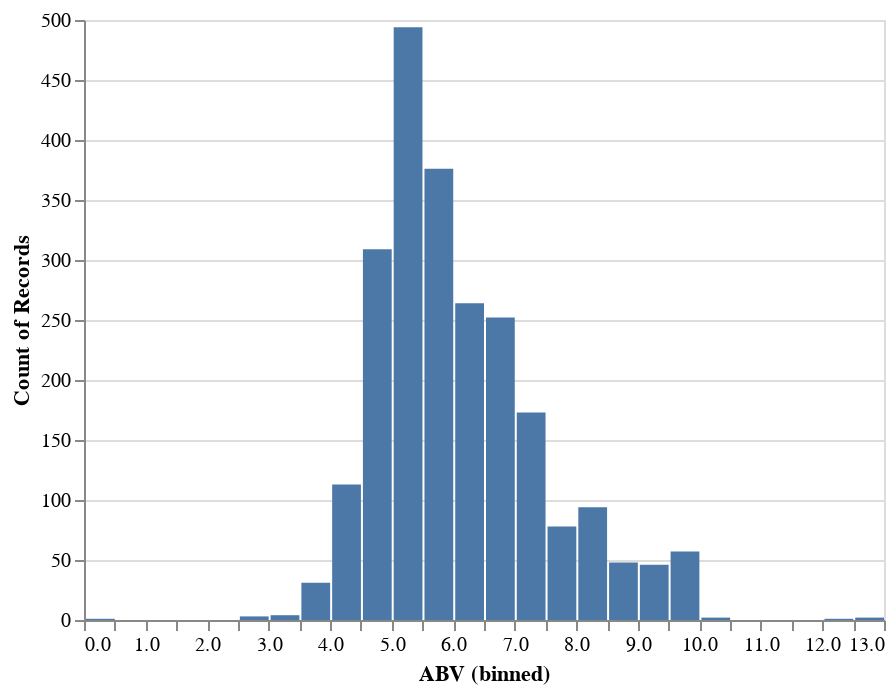

Here is the notebook cell this chart was saved with:
### Code cell
alt.Chart(df).mark_bar().encode(
    alt.X("ABV", bin = alt.BinParams(maxbins = 30)),
    y='count()',
)

### Figure 1 — Vega-Lite specification as saved in the notebook (floating-point values rounded to 4 significant figures; data arrays with more than 128 entries replaced by an {"elided": "..."} marker saying what was removed)
{"config": {"view": {"continuousWidth": 400, "continuousHeight": 300}}, "data": {"name": "data-10907f2aee6fe2ce7ad7b528efc96e2f"}, "mark": "bar", "encoding": {"x": {"type": "quantitative", "bin": {"maxbins": 30}, "field": "ABV"}, "y": {"type": "quantitative", "aggregate": "count"}}, "$schema": "https://vega.github.io/schema/vega-lite/v4.8.1.json", "datasets": {"data-10907f2aee6fe2ce7ad7b528efc96e2f": {"elided": "2416 records"}}}
